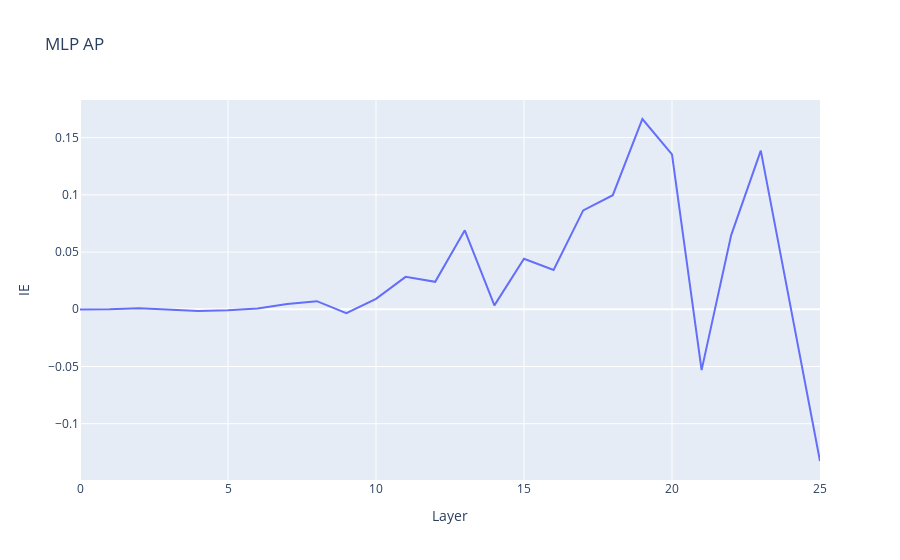

The code cell stored with this chart in its notebook:
### Code cell
line(mlp_AP,x_label = 'Layer',y_label = 'IE',title = 'MLP AP')

### Figure 1 — Plotly figure (JSON) as saved in the notebook; plotly's stock layout.template omitted (floating-point values rounded to 4 significant figures)
{"data": [{"hovertemplate": "x=%{x}<br>y=%{y}<extra></extra>", "legendgroup": "", "line": {"color": "#636efa", "dash": "solid"}, "marker": {"symbol": "circle"}, "mode": "lines", "name": "", "orientation": "v", "showlegend": false, "type": "scatter", "x": [0, 1, 2, 3, 4, 5, 6, 7, 8, 9, 10, 11, 12, 13, 14, 15, 16, 17, 18, 19, 20, 21, 22, 23, 24, 25], "xaxis": "x", "y": [-0.0001578, -6.676e-06, 0.0009332, -2.486e-05, -0.001596, -0.0008783, 0.0007825, 0.004688, 0.007095, -0.003368, 0.009171, 0.02832, 0.02399, 0.06903, 0.003384, 0.04413, 0.03433, 0.08643, 0.09967, 0.1663, 0.1354, -0.05319, 0.06482, 0.1387, 0.001881, -0.1326], "yaxis": "y"}], "layout": {"legend": {"tracegroupgap": 0}, "title": {"text": "MLP AP"}, "xaxis": {"anchor": "y", "domain": [0, 1], "title": {"text": "Layer"}}, "yaxis": {"anchor": "x", "domain": [0, 1], "title": {"text": "IE"}}}}
